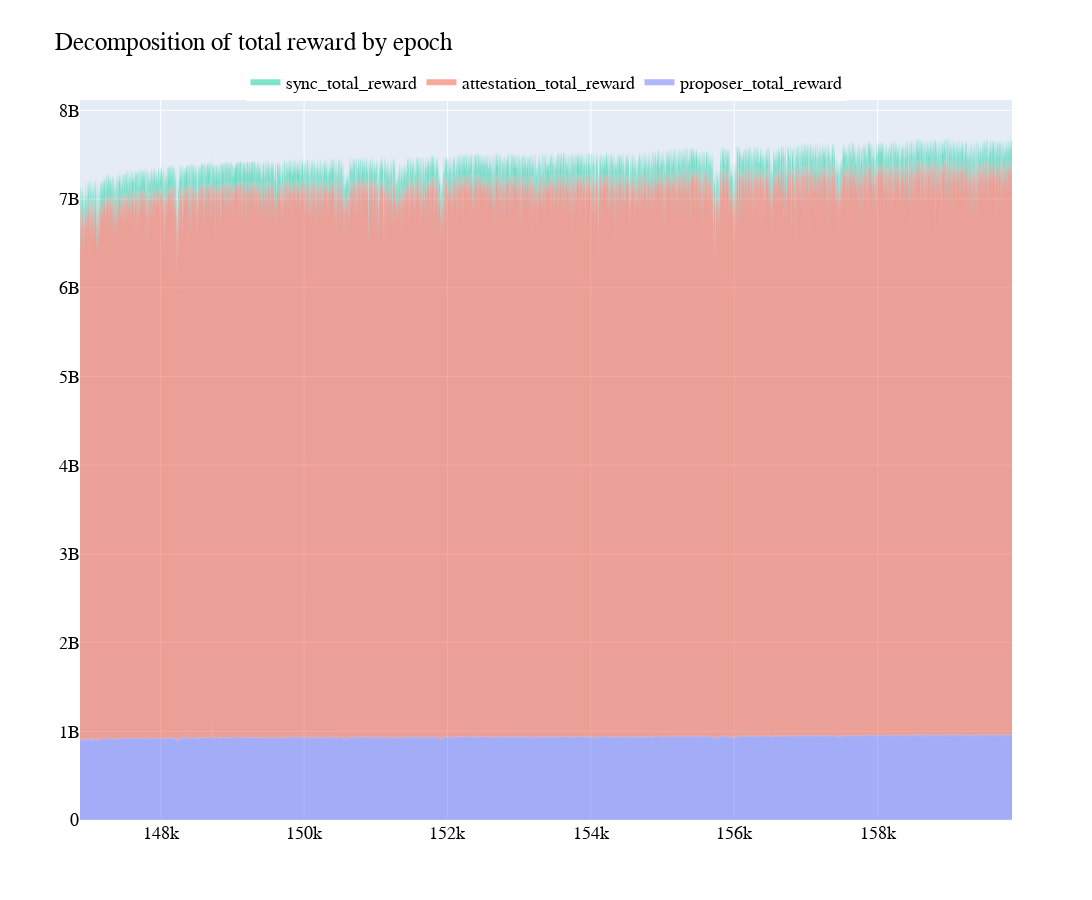

Source (notebook cell):
### Code cell
import pandas as pd
import plotly.graph_objects as go

df=data.copy()

# Get columns that end with '_reward'
reward_columns = [col for col in df.columns if col.endswith('_reward') and col != 'final_total_reward']

# Create a Plotly figure
fig = go.Figure()

# Add traces for each reward column
for col in reward_columns:
    fig.add_trace(go.Scatter(x=df['epoch'], y=df[col], mode='none', stackgroup='one', name=col))

fig.update_layout(
    font=dict(family="Courier New, monospace", size=18, color="black"),
    title_text=f"Decomposition of total reward by epoch",
    showlegend=True,
    legend=dict(
        y=1.05,            # Adjusts the y position
        x=0.5,            # Adjusts the x position
        xanchor='center', # Anchor the x position
        yanchor='top',    # Anchor the y position
        orientation='h'   # Horizontal orientation
    ),
    width=1600,  # width in pixels
    height=900 # height in pixels
)

# Show figure
fig.show()

### Figure 1 — Plotly figure (JSON) as saved in the notebook; plotly's stock layout.template omitted (floating-point values rounded to 4 significant figures; data arrays with more than 128 entries replaced by an {"elided": "..."} marker saying what was removed)
{"data": [{"mode": "none", "name": "proposer_total_reward", "stackgroup": "one", "type": "scatter", "x": {"elided": "13000 int values"}, "y": {"elided": "13000 int values"}}, {"mode": "none", "name": "attestation_total_reward", "stackgroup": "one", "type": "scatter", "x": {"elided": "13000 int values"}, "y": {"elided": "13000 int values"}}, {"mode": "none", "name": "sync_total_reward", "stackgroup": "one", "type": "scatter", "x": {"elided": "13000 int values"}, "y": {"elided": "13000 int values"}}], "layout": {"font": {"color": "black", "family": "Courier New, monospace", "size": 18}, "height": 900, "legend": {"orientation": "h", "x": 0.5, "xanchor": "center", "y": 1.05, "yanchor": "top"}, "showlegend": true, "title": {"text": "Decomposition of total reward by epoch"}, "width": 1600}}
